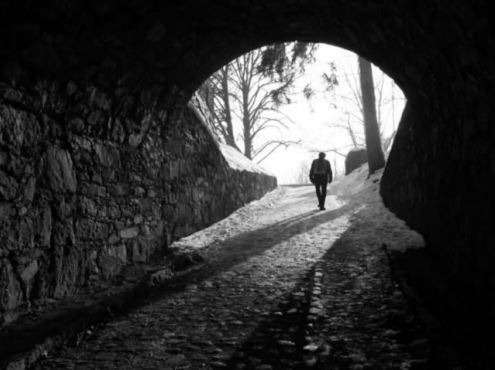
%> input picture images/tunnel.jpg, 495 x 370 px
$ octave task3.m   (GNU Octave 9; MATLAB toolbox functions it lacks are replaced by stand-ins)
%> lines starting %> are read from the running program, lines starting %| are printed output that depends on the picture
% Read image
[f, map] = imread('images/tunnel.jpg');
%> f is the input picture: size 370x495x3 uint8; min 0, max 255, mean 50.6
%> map = []
f = rgb2gray(f);
%> f: size 370x495 uint8

% show original image
imshow(f, map), title('Original image');

% kernel to get brighter image
h = [0 -1 0; -1 5 -1; 0 -1 0];

% fourier transform
[M,N] = size(f);
%> M = 370; N = 495
P = 2*M;
%> P = 740
Q = 2*N;
%> Q = 990
F=fft2(double(f),P,Q);
H=fft2(double(h),P,Q);
% multiply with kernel
F2=H.*F;
f2=ifft2(F2);
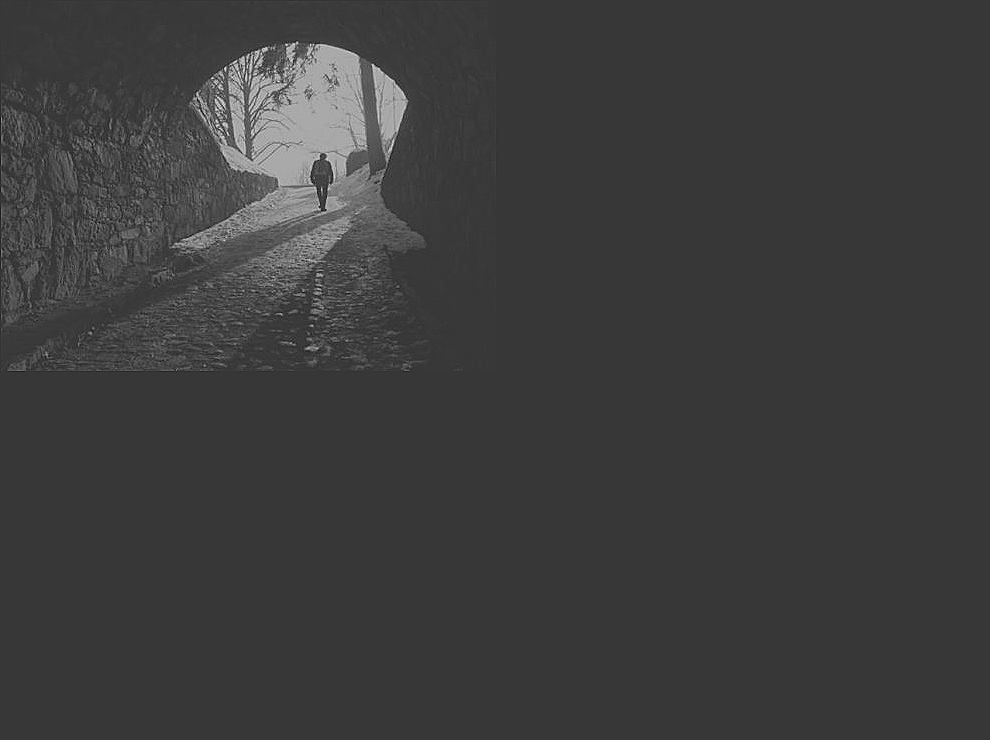
%> f2: size 740x990 double; min -125, max 446, mean 12.6; drawn with min black and max white

% get original form
g=real(f2);
fsharp=g(1:M,1:N);
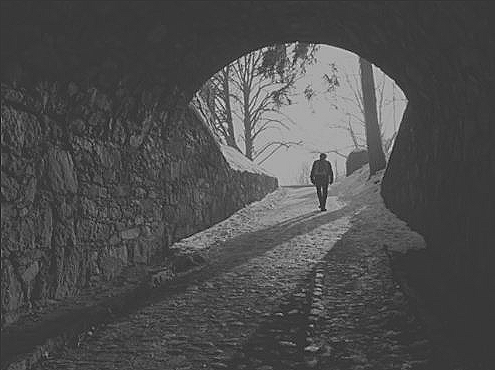
%> fsharp: size 370x495 double; min -125, max 446, mean 50.5; drawn with min black and max white

% show result
figure, imshow(fsharp, map), title('Brighter image');
